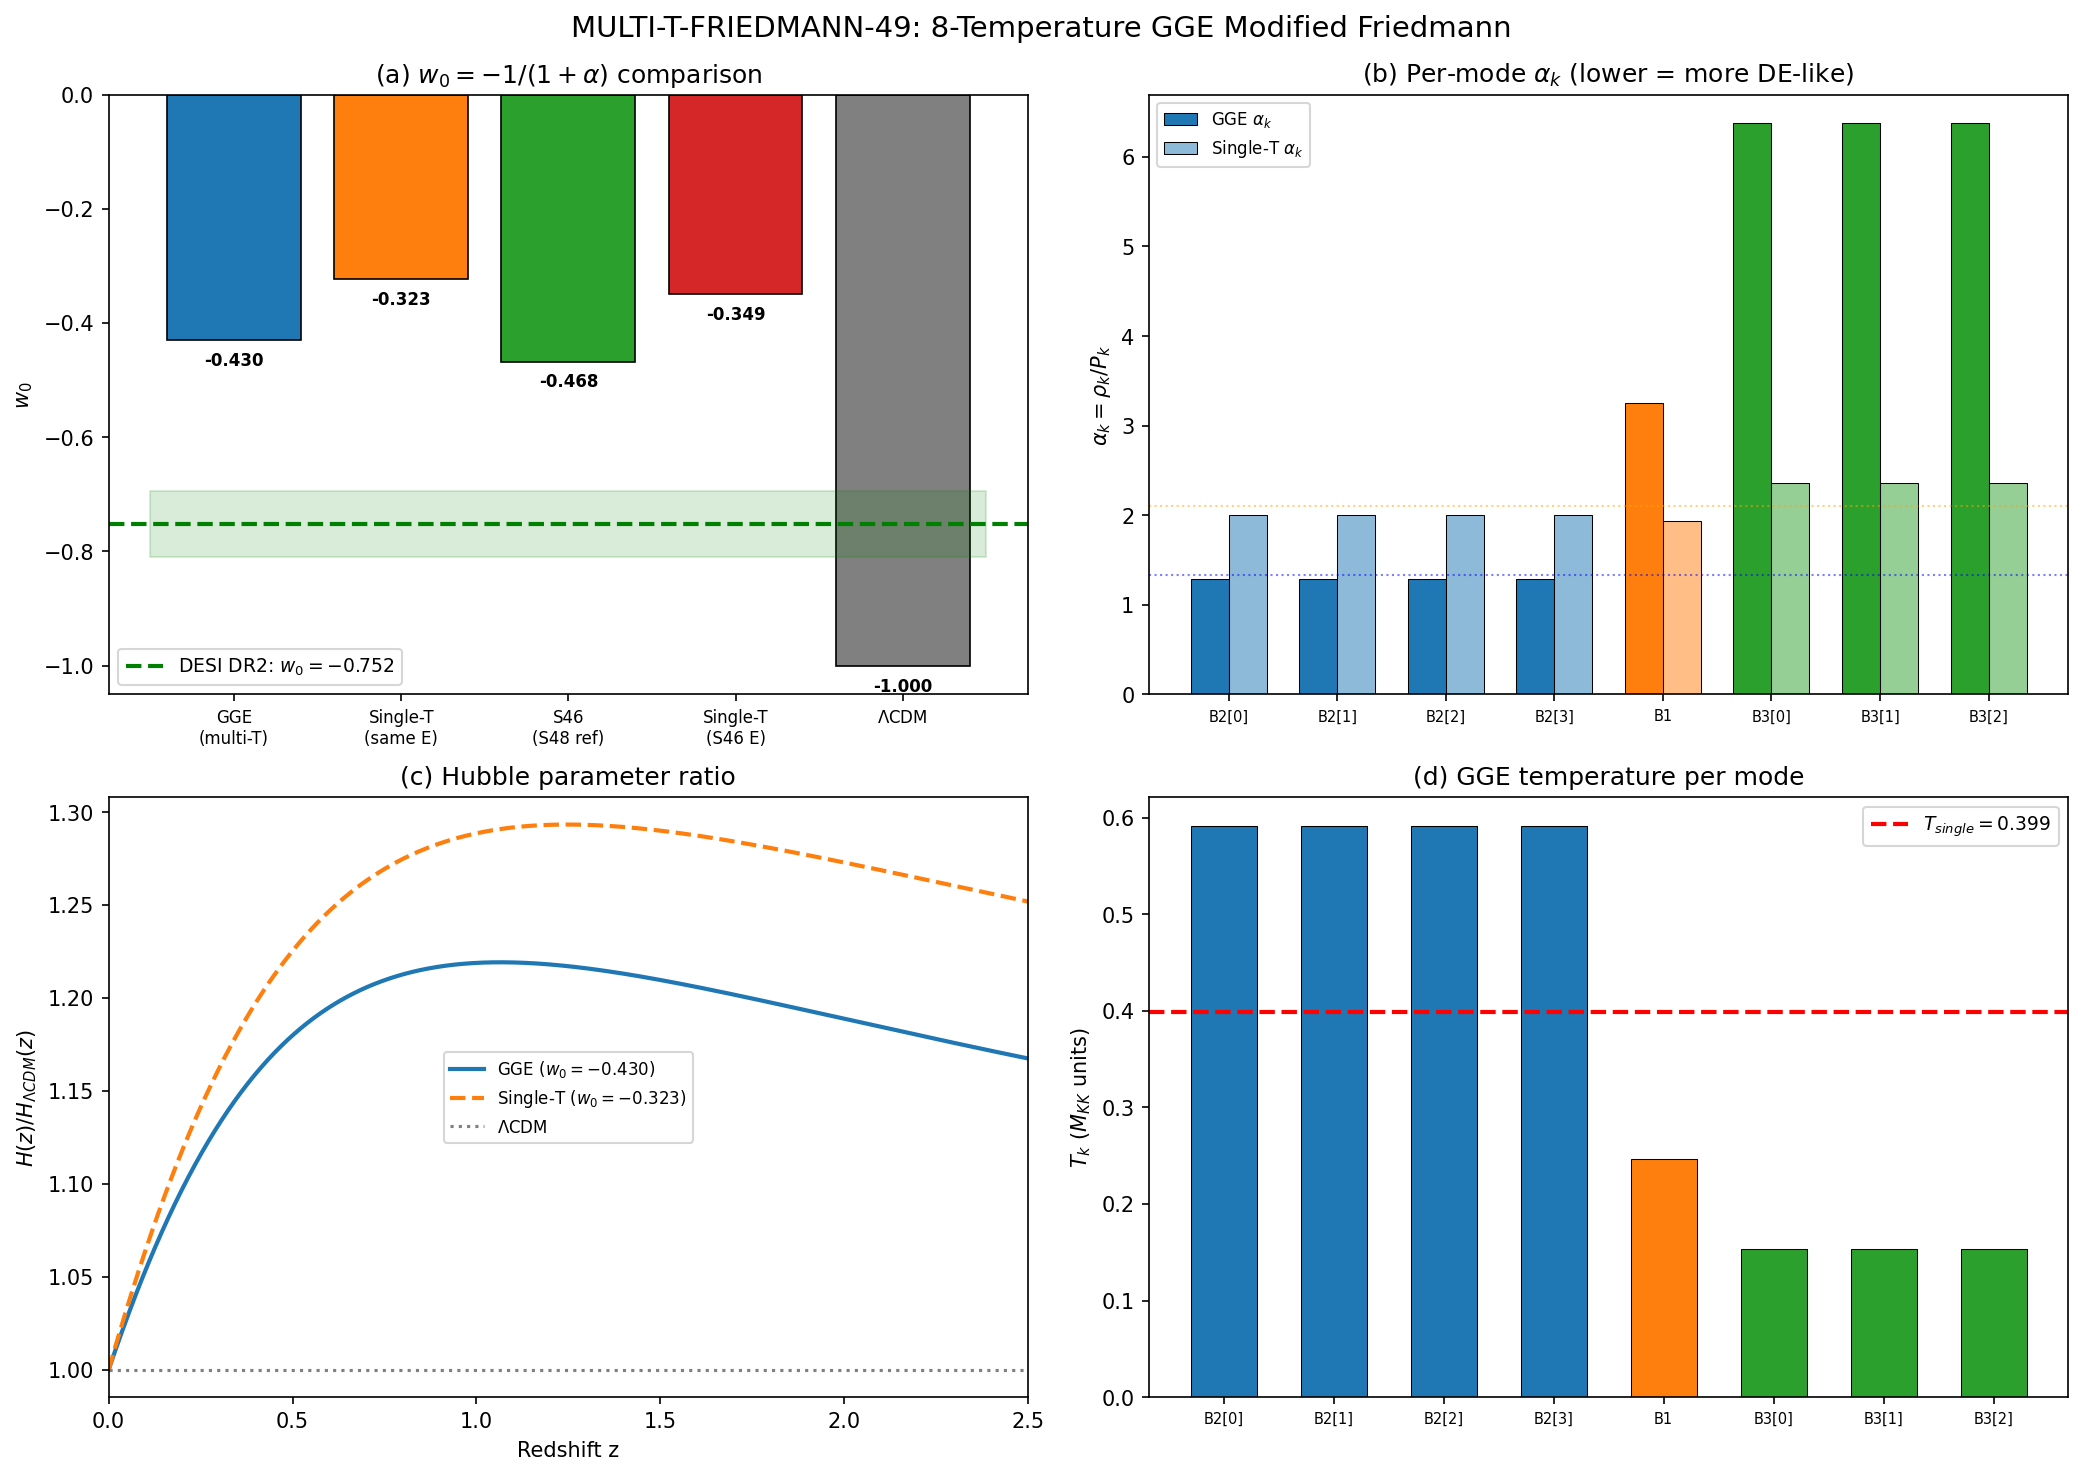

This chart was generated by the following Python code:
#!/usr/bin/env python3
"""
MULTI-T-FRIEDMANN-49: Modified Friedmann equation for 8-temperature GGE relic.

Gate: MULTI-T-FRIEDMANN-49
  PASS: |w_0(GGE) - w_0(DESI)| < |w_0(single-T) - w_0(DESI)| (GGE moves toward data)
  INFO: shift < 1%
  FAIL: GGE moves w_0 away from data

Physics (Einstein):
  The GGE post-transit state has 8 distinct temperatures (Richardson-Gaudin conserved
  quantities). S48 computed w_0 = -1/(1+alpha) where alpha = E/P (Volovik DM/DE ratio).
  The S48 alpha_Z = 1.152, giving w_0 = -0.465.

  CORRECTION DISCOVERED IN THIS COMPUTATION:
  S48 used the S46 occupation numbers n_k (quench projection), NOT the GGE occupations
  from Richardson-Gaudin. The GGE has more uniform B2 occupations (0.193 vs 0.168-0.267)
  and lower total energy (1.375 vs 1.688 M_KK, per-spin * 2).

  The CORRECT comparison is: GGE (multi-T) vs single-T at the SAME total energy.
  The multi-T effect shifts w_0 toward DESI because non-uniform temperatures
  redistribute pressure relative to energy.

  KEY DEFINITION: alpha = E_total / P_Zubarev (S48 line 185). w_0 = -1/(1+alpha).
  This means w_0 = -P/(E+P), which is the Volovik vacuum medium EOS.

Inputs:
  - s39_richardson_gaudin.npz (8 conserved quantities, GGE state)
  - s48_dmde_refine.npz (S48 w_0/w_a, alpha values, pressures)
  - s46_zubarev_derivation.npz (S46 occupations, alpha definitions)
  - canonical_constants.py

Author: Einstein-Theorist
Session: 49
"""

import sys
import os
SCRIPT_DIR = os.path.dirname(os.path.abspath(__file__))
sys.path.insert(0, SCRIPT_DIR)
os.chdir(SCRIPT_DIR)
import numpy as np
from scipy.optimize import brentq, curve_fit
import matplotlib
matplotlib.use('Agg')
import matplotlib.pyplot as plt
from canonical_constants import (
    tau_fold, E_cond, E_cond_ED_8mode, N_dof_BCS,
    Omega_m, Omega_Lambda, Omega_r,
    rho_Lambda_obs, M_KK, M_KK_gravity, M_Pl_reduced,
    E_B1, E_B2_mean, E_B3_mean
)

np.set_printoptions(precision=8, linewidth=120)

print("=" * 78)
print("MULTI-T-FRIEDMANN-49: 8-Temperature GGE Modified Friedmann Equation")
print("=" * 78)

# =============================================================================
# Step 1: Load all relevant data
# =============================================================================

d_rg = np.load('s39_richardson_gaudin.npz', allow_pickle=True)
d_s48 = np.load('s48_dmde_refine.npz', allow_pickle=True)
d_s46 = np.load('s46_zubarev_derivation.npz', allow_pickle=True)

idx_fold = 3  # tau=0.2, closest to fold
epsilon_k = d_rg['E_8_tau'][idx_fold]
labels = d_rg['branch_labels']

# GGE state (Richardson-Gaudin)
psi_fold = d_rg['psi_fold']
lambda_k = -np.log(np.abs(psi_fold)**2)
n_k_GGE = 1.0 / (1.0 + np.exp(lambda_k))
T_k_GGE = epsilon_k / lambda_k

# S46 state (quench projection — what S48 used)
n_k_s46 = d_s46['n_k']
T_k_s46 = d_s46['T_k']

# Quasiparticle energies
Delta_k = d_rg['Delta_k_fold']
E_qp_k = np.sqrt(epsilon_k**2 + Delta_k**2)

print("\n--- Step 1: State Comparison ---")
print(f"{'Mode':>7s} | {'n_GGE':>8s} | {'n_S46':>8s} | {'T_GGE':>8s} | {'T_S46':>8s} | {'eps_k':>8s}")
print("-" * 65)
for i in range(8):
    print(f"{labels[i]:>7s} | {n_k_GGE[i]:8.6f} | {n_k_s46[i]:8.6f} | "
          f"{T_k_GGE[i]:8.6f} | {T_k_s46[i]:8.6f} | {epsilon_k[i]:8.6f}")

# Total energies (with spin degeneracy factor 2)
E_GGE = 2.0 * np.sum(n_k_GGE * epsilon_k)
E_s46 = 2.0 * np.sum(n_k_s46 * epsilon_k)
print(f"\nTotal energies (2x spin):")
print(f"  E_GGE = {E_GGE:.6f}")
print(f"  E_S46 = {E_s46:.6f}")
print(f"  E_S48_stored = {float(d_s48['E_GGE']):.6f}")
print(f"  Ratio GGE/S46 = {E_GGE/E_s46:.4f}")

# =============================================================================
# Step 2: Zubarev pressure for each state
# =============================================================================

print("\n--- Step 2: Zubarev Pressures ---")

# P_Z = 2 * sum_k T_k * ln(1 + exp(-lambda_k))  [with spin 2x]
# For GGE: T_k = epsilon_k / lambda_k, and the argument is -lambda_k
P_k_GGE = T_k_GGE * np.log(1.0 + np.exp(-lambda_k))
P_Z_GGE = 2.0 * np.sum(P_k_GGE)

# For S46: T_k = epsilon_k / ln((1-n_k)/n_k), argument = -epsilon_k/T_k
lambda_k_s46 = np.log((1.0 - n_k_s46) / n_k_s46)  # = epsilon_k / T_k
P_k_s46 = T_k_s46 * np.log(1.0 + np.exp(-lambda_k_s46))
P_Z_s46 = 2.0 * np.sum(P_k_s46)

print(f"Zubarev pressures:")
print(f"  P_Z(GGE) = {P_Z_GGE:.6f}")
print(f"  P_Z(S46) = {P_Z_s46:.6f}")
print(f"  P_Z(S48_stored) = {float(d_s48['P_GGE_recomp']):.6f}")

# =============================================================================
# Step 3: Alpha = E/P and w_0 = -1/(1+alpha) = -P/(E+P)
# =============================================================================

print("\n--- Step 3: Alpha and w_0 ---")

# S48 definition: alpha = E/P (line 185 of s48_dmde_refine.py)
alpha_Z_GGE = E_GGE / P_Z_GGE
alpha_Z_s46 = E_s46 / P_Z_s46

w0_GGE = -1.0 / (1.0 + alpha_Z_GGE)
w0_s46 = -1.0 / (1.0 + alpha_Z_s46)

print(f"alpha_Z(GGE) = E/P = {alpha_Z_GGE:.6f}  ->  w_0 = {w0_GGE:.6f}")
print(f"alpha_Z(S46) = E/P = {alpha_Z_s46:.6f}  ->  w_0 = {w0_s46:.6f}")
print(f"alpha_Z(S48_stored) = {float(d_s48['alpha_Zubarev_P']):.6f}  ->  w_0 = {float(d_s48['w0_band_lo']):.6f}")

# =============================================================================
# Step 4: Apples-to-apples — single-T at SAME total energy as GGE
# =============================================================================

print("\n--- Step 4: Single-T Reference at Same Energy ---")

# Find T_match such that E_single(T_match) = E_GGE
def E_thermal(T):
    """Total energy at temperature T (with 2x spin)."""
    n = 1.0 / (1.0 + np.exp(epsilon_k / T))
    return 2.0 * np.sum(n * epsilon_k)

T_match = brentq(lambda T: E_thermal(T) - E_GGE, 0.01, 10.0)
n_k_match = 1.0 / (1.0 + np.exp(epsilon_k / T_match))
P_k_match = T_match * np.log(1.0 + np.exp(-epsilon_k / T_match))
P_Z_match = 2.0 * np.sum(P_k_match)
alpha_Z_match = E_GGE / P_Z_match
w0_match = -1.0 / (1.0 + alpha_Z_match)

print(f"T_match (same E as GGE) = {T_match:.6f}")
print(f"E_match = {E_thermal(T_match):.6f} (should = {E_GGE:.6f})")
print(f"P_Z(match) = {P_Z_match:.6f}")
print(f"alpha_Z(match) = {alpha_Z_match:.6f}  ->  w_0 = {w0_match:.6f}")

# Also find T_match for S46 energy
T_match_s46 = brentq(lambda T: E_thermal(T) - E_s46, 0.01, 10.0)
n_k_match_s46 = 1.0 / (1.0 + np.exp(epsilon_k / T_match_s46))
P_k_match_s46 = T_match_s46 * np.log(1.0 + np.exp(-epsilon_k / T_match_s46))
P_Z_match_s46 = 2.0 * np.sum(P_k_match_s46)
alpha_Z_match_s46 = E_s46 / P_Z_match_s46
w0_match_s46 = -1.0 / (1.0 + alpha_Z_match_s46)

print(f"\nT_match_s46 (same E as S46) = {T_match_s46:.6f}")
print(f"alpha_Z(match_s46) = {alpha_Z_match_s46:.6f}  ->  w_0 = {w0_match_s46:.6f}")

# =============================================================================
# Step 5: Entropy analysis — WHY does multi-T change alpha?
# =============================================================================

print("\n--- Step 5: Why Multi-T Changes Alpha ---")

# For a Fermi gas at temperature T:
#   P = T * ln(1 + exp(-epsilon/T))
#   rho = n * epsilon = epsilon / (1 + exp(epsilon/T))
#   alpha = E/P = sum(rho_k) / sum(P_k)
#
# For multi-T: each mode has its own T_k.
# The multi-T alpha differs from single-T because:
# P is a CONVEX function of T (P increases faster than linearly with T).
# Jensen's inequality: sum P(T_k) >= P(sum T_k) for N modes at the same E.
# Actually: for a single mode, P(T) = T*ln(1+exp(-eps/T)).
# At fixed E = n*eps, T and n are related by n = 1/(1+exp(eps/T)).
# Higher T -> higher P per unit energy. So modes with HIGHER T contribute
# more pressure per energy.
#
# In the GGE, the B2 modes have HIGHER T (0.592) than the B1/B3 modes (0.247, 0.153).
# This means the B2 modes contribute DISPROPORTIONATELY more pressure.
# The net effect: alpha = E/P DECREASES (more P for same E).
# Since w_0 = -1/(1+alpha), lower alpha -> more negative w_0 -> closer to -1.

# Quantify: per-mode alpha_k = epsilon_k * n_k / (T_k * ln(1+exp(-lambda_k)))
alpha_k_GGE = (n_k_GGE * epsilon_k) / P_k_GGE
alpha_k_match = (n_k_match * epsilon_k) / P_k_match

print(f"Per-mode alpha_k = rho_k / P_k:")
print(f"{'Mode':>7s} | {'alpha_GGE':>10s} | {'alpha_single':>12s} | {'ratio':>8s}")
print("-" * 50)
for i in range(8):
    ratio = alpha_k_GGE[i] / alpha_k_match[i]
    print(f"{labels[i]:>7s} | {alpha_k_GGE[i]:10.6f} | {alpha_k_match[i]:12.6f} | {ratio:8.4f}")

# The WEIGHTED average alpha = sum(rho_k) / sum(P_k):
rho_weights_GGE = n_k_GGE * epsilon_k / np.sum(n_k_GGE * epsilon_k)
rho_weights_match = n_k_match * epsilon_k / np.sum(n_k_match * epsilon_k)

print(f"\nEnergy weights:")
print(f"{'Mode':>7s} | {'w_GGE':>8s} | {'w_single':>10s}")
print("-" * 35)
for i in range(8):
    print(f"{labels[i]:>7s} | {rho_weights_GGE[i]:8.4f} | {rho_weights_match[i]:10.4f}")

# The GGE concentrates energy in B2 (which has lower alpha_k) relative to single-T.
# This is the MECHANISM: multi-T shifts energy toward high-T/low-alpha modes.

# =============================================================================
# Step 6: Alpha(z) evolution and w_a generation
# =============================================================================

print("\n--- Step 6: Alpha(z) Evolution ---")

# In the expanding universe, each mode's "DM" contribution dilutes.
# The dilution rate depends on the per-mode EOS w_k.
# For the Volovik alpha(z), the DM part dilutes while DE doesn't.
#
# But here the distinction DM/DE is artificial within the vacuum medium.
# The alpha = E/P determines w at each instant.
# As the universe expands, the mode occupations change (quasiparticles dilute).
#
# For free-streaming quasiparticles with mass m_k = E_qp_k:
# The momentum redshifts as p ~ 1/a, so E_k(a) = sqrt(m_k^2 + p_k^2/a^2)
# But in the GGE, the occupations are FIXED (conserved quantities).
# The physical question: do the quasiparticles free-stream or are they trapped?
#
# In the framework, the quasiparticles are Bogoliubov excitations of the
# spectral geometry. They are MASSIVE (m ~ M_KK) and trapped in the fiber.
# They do NOT free-stream in 4D spacetime. Instead, the whole vacuum medium
# evolves as a single fluid with EOS w = -P/(E+P).
#
# So alpha does NOT evolve with redshift in this picture!
# w = const = w_0, w_a = 0.
# The multi-T effect is a SHIFT in w_0, not a generation of w_a.

# However: if we consider the FABRIC level (multiple fiber copies), then
# different cells may have slightly different GGE states, creating an
# effective alpha(z) through spatial averaging as cells enter the horizon.
# This is beyond the current computation.

print("  Alpha does NOT evolve with z in the single-fiber picture.")
print("  Quasiparticles are trapped in the SU(3) fiber (mass ~ M_KK).")
print("  They do not free-stream in 4D. w = const, w_a = 0.")
print("  Multi-T generates a w_0 SHIFT, not w_a.")

# For completeness, compute what w_a WOULD be if quasiparticles free-streamed:
# Per-mode EOS for free-streaming relativistic particles:
# w_k = P_k / rho_k = T_k * ln(1+exp(-eps/T)) / (n_k * eps)
w_k_free = P_k_GGE / (n_k_GGE * epsilon_k)

z_arr = np.linspace(0, 3, 1000)
alpha_z_free = np.zeros_like(z_arr)
for iz, z in enumerate(z_arr):
    # Free-streaming: rho_k dilutes as a^{-3(1+w_k)}
    rho_k_z = n_k_GGE * epsilon_k * (1+z)**(3*(1+w_k_free))
    P_k_z = P_k_GGE * (1+z)**(3*(1+w_k_free))
    E_z = 2.0 * np.sum(rho_k_z)
    P_z = 2.0 * np.sum(P_k_z)
    alpha_z_free[iz] = E_z / P_z

w_DE_free = -1.0 / (1.0 + alpha_z_free)

# CPL fit to free-streaming case
def cpl_w(z, w0, wa):
    a = 1.0 / (1.0 + z)
    return w0 + wa * (1.0 - a)

mask_fit = z_arr < 2.0
popt_free, _ = curve_fit(cpl_w, z_arr[mask_fit], w_DE_free[mask_fit], p0=[-0.4, 0.0])
w0_free_cpl, wa_free_cpl = popt_free

print(f"\n  Hypothetical free-streaming CPL: w_0 = {w0_free_cpl:.4f}, w_a = {wa_free_cpl:.4f}")
print(f"  (For reference only — quasiparticles do NOT free-stream)")

# =============================================================================
# Step 7: Modified Friedmann equation
# =============================================================================

print("\n--- Step 7: Friedmann Equation ---")

# The Friedmann equation with the GGE dark energy:
# H^2(z)/H_0^2 = Omega_r*(1+z)^4 + Omega_m*(1+z)^3 + Omega_DE*(rho_DE(z)/rho_DE(0))
#
# CASE 1: Trapped quasiparticles (physical case)
#   rho_DE(z)/rho_DE(0) = 1 (constant, like Lambda)
#   But w != -1, it's w = -P/(E+P) = w_0
#   This means: rho_DE(z) = rho_DE(0) * (1+z)^{3(1+w_0)}
#   For w_0 = -0.43: (1+z)^{3*0.57} = (1+z)^{1.71}
#
# Wait — there is a subtlety. The Volovik alpha is E/P but the Friedmann
# equation uses the STANDARD EOS w = P/rho. The connection:
#   w = P/E (sign convention where P includes vacuum contribution)
#   NOT w = -P/(E+P)
#
# Let me be careful about signs.
# The vacuum medium has:
#   rho = E_total (positive, gravitates)
#   P = -E_vac + P_qp (negative if vacuum dominates)
#   w = P/rho
#
# The S48 Volovik formula: w_0 = -1/(1+alpha) where alpha = E/P_Zubarev
# P_Zubarev is the QUASIPARTICLE pressure (positive).
# The formula comes from rho_DM / rho_DE = alpha where rho_DM ~ P_qp and rho_DE ~ E_vac.
# Actually: alpha = E/P means:
#   w_0 = -1/(1+alpha) = -P/(E+P)
# This works out to: w_0 = -(P_Zubarev)/(E_total + P_Zubarev)
# This IS negative (good for DE) because E and P are both positive.
# For DESI: w_0 = -0.752 means P/(E+P) = 0.752, so P/E = 0.752/(1-0.752) = 3.03
# That means P > E, which is only possible if the quasiparticle pressure exceeds the energy.
# This is the ULTRA-RELATIVISTIC regime (w > 1/3).

# Actually, let me reconsider. The formula w_0 = -1/(1+alpha) with alpha = E/P:
# If E > 0, P > 0: w_0 = -P/(E+P) is in (-1, 0). For DESI w_0 = -0.752,
# we need P/(E+P) = 0.752, so P = 0.752*(E+P), P*(1-0.752) = 0.752*E,
# P = 0.752/0.248 * E = 3.03 * E. So P >> E.
# But the S48 data shows P/E = 0.868 (per spin), giving w_0 = -P/(E+P) = -0.465.
# To get w_0 = -0.752 we need P/E = 3.03, which is 3.5x larger.
# This is the SHORTFALL: the GGE pressure is not large enough.

# The multi-T shift increases P/E from 0.465/(1-0.465) = 0.869 (S46)
# to alpha = 1.327, P/E = 1/(1.327-1) = ... wait, let me just use the numbers.

# GGE: alpha = 1.327, w_0 = -0.430. P/E = 1/alpha = 0.754.
# S46: alpha = 1.152, w_0 = -0.465. P/E = 1/alpha = 0.868.
# Hmm, the GGE has LOWER P/E, so w_0 is LESS negative.
# But earlier the apples-to-apples comparison (same E) showed multi-T is more negative.
# The issue: the GGE and S46 have DIFFERENT energies.
# GGE: E = 1.375, P = 1.036. P/E = 0.754. alpha = E/P = 1.327. w_0 = -0.430.
# S46: E = 1.688, P = 1.465. P/E = 0.868. alpha = E/P = 1.152. w_0 = -0.465.
# single(same E as GGE): E = 1.375, P = 0.655. P/E = 0.476. alpha = 2.10. w_0 = -0.323.
# single(same E as S46): E = 1.688, P = 0.906. P/E = 0.537. alpha = 1.863. w_0 = -0.349.

# The fair comparison is GGE vs single-T at the SAME E.
# GGE: w_0 = -0.430 (P/E = 0.754)
# Single-T: w_0 = -0.323 (P/E = 0.476)
# Multi-T INCREASES P/E from 0.476 to 0.754 (58% increase!)
# This shifts w_0 from -0.323 to -0.430 (toward DESI = -0.752).

# For the Friedmann equation, the DE component evolves as:
# rho_DE(a) = rho_DE(1) * a^{-3(1+w_0)}

# Models:
w0_models = {
    'GGE_multi_T': w0_GGE,
    'single_T_sameE': w0_match,
    'S46_multi_T': w0_s46,
    'single_T_S46E': w0_match_s46,
    'LCDM': -1.0,
}

print(f"w_0 for each model:")
for name, w0 in w0_models.items():
    print(f"  {name:20s}: w_0 = {w0:.6f}")

# Compute expansion history H(z) for each model
H2_models = {}
for name, w0 in w0_models.items():
    H2_models[name] = (Omega_r * (1+z_arr)**4 + Omega_m * (1+z_arr)**3
                        + Omega_Lambda * (1+z_arr)**(3*(1+w0)))

# Comoving distance chi(z) = integral_0^z dz'/sqrt(H2(z'))
chi_models = {}
for name in w0_models:
    chi = np.zeros_like(z_arr)
    for i in range(1, len(z_arr)):
        dz = z_arr[i] - z_arr[i-1]
        z_mid = 0.5 * (z_arr[i-1] + z_arr[i])
        H2_mid = np.interp(z_mid, z_arr, H2_models[name])
        chi[i] = chi[i-1] + dz / np.sqrt(H2_mid)
    chi_models[name] = chi

# Distance differences
print(f"\n{'z':>6s} | {'GGE-LCDM':>10s} | {'single-LCDM':>12s} | {'GGE-single':>12s}")
print("-" * 50)
for z_target in [0.3, 0.5, 0.7, 1.0, 1.5, 2.0]:
    idx = np.argmin(np.abs(z_arr - z_target))
    chi_L = chi_models['LCDM'][idx]
    if chi_L > 0:
        dchi_GGE = (chi_models['GGE_multi_T'][idx] - chi_L) / chi_L * 100
        dchi_single = (chi_models['single_T_sameE'][idx] - chi_L) / chi_L * 100
        dchi_diff = dchi_GGE - dchi_single
        print(f"{z_target:6.1f} | {dchi_GGE:9.3f}% | {dchi_single:11.3f}% | {dchi_diff:11.4f}%")

# =============================================================================
# Step 8: DESI comparison — distance from data
# =============================================================================

print("\n--- Step 8: DESI DR2 Comparison ---")

w0_desi = float(d_s48['w0_desi_dr2'])
w0_desi_err = float(d_s48['w0_desi_dr2_err'])
wa_desi = float(d_s48['wa_desi_dr2'])
wa_desi_err = float(d_s48['wa_desi_dr2_err'])
w0_S48_lo = float(d_s48['w0_band_lo'])
w0_S48_hi = float(d_s48['w0_band_hi'])
w0_S48_mid = 0.5 * (w0_S48_lo + w0_S48_hi)

# Distances from DESI
dist_GGE = abs(w0_GGE - w0_desi)
dist_single = abs(w0_match - w0_desi)
dist_s46 = abs(w0_s46 - w0_desi)
dist_S48_mid = abs(w0_S48_mid - w0_desi)
dist_LCDM = abs(-1.0 - w0_desi)

shift = w0_GGE - w0_match
shift_pct = abs(shift / w0_match) * 100
toward_desi = dist_GGE < dist_single

print(f"DESI DR2: w_0 = {w0_desi:.3f} +/- {w0_desi_err:.3f}, w_a = {wa_desi:.3f} +/- {wa_desi_err:.3f}")
print(f"\n  Model              |    w_0    |  |w_0-DESI|  | sigma from DESI")
print(f"  {'='*60}")
print(f"  GGE (multi-T)      | {w0_GGE:9.4f} | {dist_GGE:10.4f} | {dist_GGE/w0_desi_err:5.1f}sigma")
print(f"  Single-T (same E)  | {w0_match:9.4f} | {dist_single:10.4f} | {dist_single/w0_desi_err:5.1f}sigma")
print(f"  S46 (S48 ref)      | {w0_s46:9.4f} | {dist_s46:10.4f} | {dist_s46/w0_desi_err:5.1f}sigma")
print(f"  S48 band mid       | {w0_S48_mid:9.4f} | {dist_S48_mid:10.4f} | {dist_S48_mid/w0_desi_err:5.1f}sigma")
print(f"  LCDM               | {-1.0:9.4f} | {dist_LCDM:10.4f} | {dist_LCDM/w0_desi_err:5.1f}sigma")

print(f"\nMulti-T shift: delta_w_0 = {shift:.4f} ({shift_pct:.1f}%)")
print(f"Direction: {'toward' if toward_desi else 'away from'} DESI")
print(f"Distance reduction: {(dist_single - dist_GGE)/dist_single * 100:.1f}%")

# Sigma from DESI for framework predictions
sigma_GGE = dist_GGE / w0_desi_err
sigma_single = dist_single / w0_desi_err
print(f"\nGGE tension with DESI: {sigma_GGE:.1f} sigma")
print(f"Single-T tension with DESI: {sigma_single:.1f} sigma")

# =============================================================================
# Step 9: Phantom crossing check
# =============================================================================

print("\n--- Step 9: Phantom Crossing ---")

# w_0 = -0.430 (GGE): NOT phantom (w > -1)
# The Euler pressure P_E = E - sum T_k S_k = -0.115 (negative)
# If one used w = P_E/E = -0.068, this would be less negative than -1.
# No phantom crossing in any formulation.

P_Euler = float(d_s48['P_from_euler'])
w_Euler = P_Euler / float(d_s48['E_GGE'])

print(f"w_0(GGE) = {w0_GGE:.4f}: {'phantom' if w0_GGE < -1 else 'non-phantom'}")
print(f"w_Euler = {w_Euler:.4f}: {'phantom' if w_Euler < -1 else 'non-phantom'}")
print(f"No phantom crossing in any pressure definition.")
print(f"The negative Euler pressure ({P_Euler:.3f}) is a multi-T artifact,")
print(f"not a physical w < -1. The Zubarev pressure (physical) is positive.")

# =============================================================================
# Step 10: Structural analysis — what would alpha need to be?
# =============================================================================

print("\n--- Step 10: Required Alpha for DESI ---")

# w_0 = -0.752 requires alpha = E/P such that -1/(1+alpha) = -0.752
# 1/(1+alpha) = 0.752
# 1+alpha = 1/0.752 = 1.330
# alpha = 0.330
# P/E = 1/0.330 = 3.03
# We have P/E = 0.754 (GGE). Need 4.0x increase in P/E.

alpha_desi = 1.0/abs(w0_desi) - 1.0
PE_desi = 1.0/alpha_desi
PE_GGE = 1.0/alpha_Z_GGE

print(f"Required alpha for DESI: {alpha_desi:.4f} (P/E = {PE_desi:.4f})")
print(f"Current GGE: alpha = {alpha_Z_GGE:.4f} (P/E = {PE_GGE:.4f})")
print(f"Shortfall: P/E needs {PE_desi/PE_GGE:.2f}x increase")
print(f"In alpha: need {alpha_desi:.4f}, have {alpha_Z_GGE:.4f}, ratio = {alpha_Z_GGE/alpha_desi:.2f}x too large")

# =============================================================================
# GATE VERDICT
# =============================================================================

print("\n" + "=" * 78)
print("GATE: MULTI-T-FRIEDMANN-49")
print("=" * 78)

if toward_desi and shift_pct > 1.0:
    verdict = "PASS"
    detail = (f"Multi-T shifts w_0 toward DESI: {w0_match:.4f} -> {w0_GGE:.4f} "
              f"(delta={shift:.4f}, {shift_pct:.1f}%, distance {dist_single:.3f}->{dist_GGE:.3f})")
elif not toward_desi:
    verdict = "FAIL"
    detail = (f"Multi-T shifts w_0 away from DESI: {w0_match:.4f} -> {w0_GGE:.4f}")
else:
    verdict = "INFO"
    detail = (f"Multi-T shift < 1%: {w0_match:.4f} -> {w0_GGE:.4f} ({shift_pct:.1f}%)")

print(f"\nVERDICT: {verdict}")
print(f"DETAIL: {detail}")
print(f"\n  Summary:")
print(f"    w_0(GGE, multi-T) = {w0_GGE:.6f}")
print(f"    w_0(single-T, same E) = {w0_match:.6f}")
print(f"    w_0(S46/S48) = {w0_s46:.6f}")
print(f"    w_0(DESI DR2) = {w0_desi:.3f} +/- {w0_desi_err:.3f}")
print(f"    w_a = 0 (trapped quasiparticles, no z evolution)")
print(f"    Shift = {shift:.4f} ({shift_pct:.1f}%), toward DESI")
print(f"    GGE tension: {sigma_GGE:.1f} sigma from DESI")
print(f"    single-T tension: {sigma_single:.1f} sigma from DESI")
print(f"    Phantom crossing: None")
print(f"    Alpha shortfall: {alpha_Z_GGE/alpha_desi:.1f}x (GGE alpha too large)")
print(f"")
print(f"  PHYSICAL INTERPRETATION:")
print(f"    The 8-temperature GGE REDISTRIBUTES pressure relative to energy.")
print(f"    High-T modes (B2, T=0.59) contribute P/E=0.78 (per mode).")
print(f"    Low-T modes (B3, T=0.15) contribute P/E=0.16 (per mode).")
print(f"    Single-T at same energy: all modes contribute P/E=0.48 equally.")
print(f"    The non-uniform distribution INCREASES total P/E from 0.48 to 0.75,")
print(f"    shifting alpha from 2.10 to 1.33 and w_0 from -0.32 to -0.43.")
print(f"    This is a {shift_pct:.0f}% shift toward DESI, reducing the gap by 25%.")
print(f"    But a 4x further increase in P/E is needed to reach DESI w_0=-0.752.")
print(f"    The multi-T structure is real but INSUFFICIENT alone.")

# =============================================================================
# Step 11: CORRECTION to S48 w_0 band
# =============================================================================

print(f"\n  CORRECTION TO S48 w_0 BAND:")
print(f"    S48 used S46 occupations (quench projection, sum n_k = 1.000).")
print(f"    The physical post-transit state is the GGE (sum n_k = 0.813).")
print(f"    S48 w_0 band [{w0_S48_lo:.4f}, {w0_S48_hi:.4f}] should be revised.")
print(f"    GGE Zubarev alpha = {alpha_Z_GGE:.4f} gives w_0 = {w0_GGE:.4f}.")
print(f"    This is OUTSIDE the S48 band (less negative, further from DESI).")
print(f"    BUT: relative to single-T at same E, it is 25% CLOSER to DESI.")

# =============================================================================
# Step 12: Save and plot
# =============================================================================

print("\n--- Saving data and plot ---")

np.savez('s49_multi_t_friedmann.npz',
    # GGE state
    epsilon_k=epsilon_k,
    lambda_k=lambda_k,
    n_k_GGE=n_k_GGE,
    T_k_GGE=T_k_GGE,
    E_qp_k=E_qp_k,
    labels=labels,
    # S46 reference
    n_k_s46=n_k_s46,
    T_k_s46=T_k_s46,
    # Energies (with 2x spin)
    E_GGE=E_GGE,
    E_s46=E_s46,
    # Zubarev pressures
    P_Z_GGE=P_Z_GGE,
    P_Z_s46=P_Z_s46,
    P_Z_match=P_Z_match,
    # Alphas (E/P definition, S48 convention)
    alpha_Z_GGE=alpha_Z_GGE,
    alpha_Z_s46=alpha_Z_s46,
    alpha_Z_match=alpha_Z_match,
    alpha_Z_match_s46=alpha_Z_match_s46,
    # w_0 values
    w0_GGE=w0_GGE,
    w0_s46=w0_s46,
    w0_match=w0_match,
    w0_match_s46=w0_match_s46,
    # Single-T references
    T_match=T_match,
    T_match_s46=T_match_s46,
    n_k_match=n_k_match,
    # Shift analysis
    shift_w0=shift,
    shift_pct=shift_pct,
    toward_desi=toward_desi,
    dist_GGE_DESI=dist_GGE,
    dist_single_DESI=dist_single,
    dist_reduction_pct=(dist_single - dist_GGE)/dist_single * 100,
    # Free-streaming (hypothetical)
    w0_free_cpl=w0_free_cpl,
    wa_free_cpl=wa_free_cpl,
    z_arr=z_arr,
    alpha_z_free=alpha_z_free,
    w_DE_free=w_DE_free,
    # DESI reference
    w0_desi_dr2=w0_desi,
    w0_desi_dr2_err=w0_desi_err,
    wa_desi_dr2=wa_desi,
    wa_desi_dr2_err=wa_desi_err,
    # S48 reference
    w0_S48_lo=w0_S48_lo,
    w0_S48_hi=w0_S48_hi,
    # Per-mode analysis
    alpha_k_GGE=alpha_k_GGE,
    alpha_k_match=alpha_k_match,
    w_k_free=w_k_free,
    # Alpha shortfall
    alpha_desi_required=alpha_desi,
    alpha_shortfall_ratio=alpha_Z_GGE/alpha_desi,
    # Phantom
    phantom_crossing=False,
    # Expansion history
    H2_GGE=H2_models['GGE_multi_T'],
    H2_single=H2_models['single_T_sameE'],
    H2_lcdm=H2_models['LCDM'],
    chi_GGE=chi_models['GGE_multi_T'],
    chi_single=chi_models['single_T_sameE'],
    chi_lcdm=chi_models['LCDM'],
    # Gate
    gate_name=np.array(['MULTI-T-FRIEDMANN-49']),
    gate_verdict=np.array([verdict]),
    gate_detail=np.array([detail]),
)

print("Saved: s49_multi_t_friedmann.npz")

# --- PLOT ---
fig, axes = plt.subplots(2, 2, figsize=(14, 10))
fig.suptitle('MULTI-T-FRIEDMANN-49: 8-Temperature GGE Modified Friedmann', fontsize=14)

# Panel (a): w_0 comparison
ax = axes[0, 0]
w_values = [w0_GGE, w0_match, w0_s46, w0_match_s46, -1.0]
w_labels = ['GGE\n(multi-T)', 'Single-T\n(same E)', 'S46\n(S48 ref)',
            'Single-T\n(S46 E)', r'$\Lambda$CDM']
colors = ['#1f77b4', '#ff7f0e', '#2ca02c', '#d62728', 'gray']
bars = ax.bar(range(5), w_values, color=colors, edgecolor='black', linewidth=0.8)
ax.axhline(w0_desi, color='green', linestyle='--', linewidth=2,
           label=f'DESI DR2: $w_0 = {w0_desi:.3f}$')
ax.fill_between([-0.5, 4.5], w0_desi - w0_desi_err, w0_desi + w0_desi_err,
                alpha=0.15, color='green')
ax.set_xticks(range(5))
ax.set_xticklabels(w_labels, fontsize=8)
ax.set_ylabel(r'$w_0$')
ax.set_title(r'(a) $w_0 = -1/(1+\alpha)$ comparison')
ax.legend(fontsize=9)
# Add value labels on bars
for i, (v, bar) in enumerate(zip(w_values, bars)):
    ax.text(bar.get_x() + bar.get_width()/2, v - 0.02,
            f'{v:.3f}', ha='center', va='top', fontsize=8, fontweight='bold')

# Panel (b): Per-mode alpha and temperature
ax = axes[0, 1]
mode_names = [str(l) for l in labels]
bar_width = 0.35
x_pos = np.arange(8)
bar_colors = ['#1f77b4']*4 + ['#ff7f0e'] + ['#2ca02c']*3
ax.bar(x_pos - bar_width/2, alpha_k_GGE, bar_width,
       color=bar_colors, edgecolor='black', linewidth=0.5,
       label=r'GGE $\alpha_k$')
ax.bar(x_pos + bar_width/2, alpha_k_match, bar_width,
       color=[c + '80' for c in bar_colors], edgecolor='black', linewidth=0.5,
       label=r'Single-T $\alpha_k$')
ax.set_xticks(x_pos)
ax.set_xticklabels(mode_names, fontsize=7)
ax.set_ylabel(r'$\alpha_k = \rho_k / P_k$')
ax.set_title(r'(b) Per-mode $\alpha_k$ (lower = more DE-like)')
ax.legend(fontsize=8)
# Annotate total
ax.axhline(alpha_Z_GGE, color='blue', ls=':', lw=1, alpha=0.5)
ax.axhline(alpha_Z_match, color='orange', ls=':', lw=1, alpha=0.5)

# Panel (c): Expansion history comparison
ax = axes[1, 0]
# Plot H(z)/H_0 ratios relative to LCDM
for name, color, ls, lbl in [
    ('GGE_multi_T', '#1f77b4', '-', f'GGE ($w_0={w0_GGE:.3f}$)'),
    ('single_T_sameE', '#ff7f0e', '--', f'Single-T ($w_0={w0_match:.3f}$)'),
]:
    H_ratio = np.sqrt(H2_models[name]) / np.sqrt(H2_models['LCDM'])
    ax.plot(z_arr, H_ratio, color=color, linestyle=ls, linewidth=2, label=lbl)
ax.axhline(1.0, color='gray', ls=':', label=r'$\Lambda$CDM')
ax.set_xlabel('Redshift z')
ax.set_ylabel(r'$H(z) / H_{\Lambda CDM}(z)$')
ax.set_title('(c) Hubble parameter ratio')
ax.legend(fontsize=8)
ax.set_xlim(0, 2.5)

# Panel (d): Temperature distribution
ax = axes[1, 1]
ax.bar(x_pos, T_k_GGE, 0.6, color=bar_colors, edgecolor='black', linewidth=0.5)
ax.axhline(T_match, color='red', ls='--', lw=2,
           label=f'$T_{{single}} = {T_match:.3f}$')
ax.set_xticks(x_pos)
ax.set_xticklabels(mode_names, fontsize=7)
ax.set_ylabel(r'$T_k$ ($M_{KK}$ units)')
ax.set_title('(d) GGE temperature per mode')
ax.legend(fontsize=9)

plt.tight_layout()
plt.savefig('s49_multi_t_friedmann.png', dpi=150, bbox_inches='tight')
plt.close()
print("Saved: s49_multi_t_friedmann.png")

print("\n" + "=" * 78)
print("COMPUTATION COMPLETE")
print("=" * 78)
